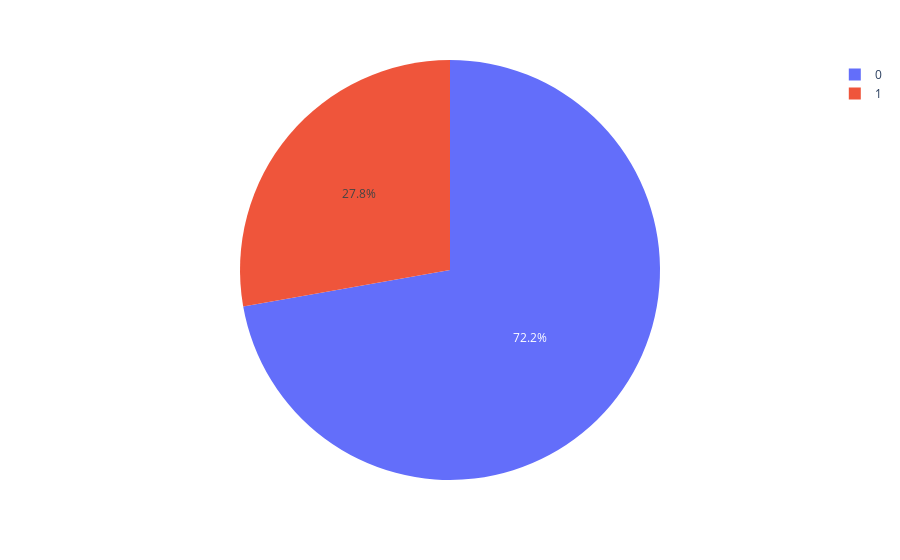

Notebook code for this chart:
### Code cell
px.pie(df,'ChronicDiseases')

### Figure 1 — Plotly figure (JSON) as saved in the notebook; plotly's stock layout.template omitted (floating-point values rounded to 4 significant figures; data arrays with more than 128 entries replaced by an {"elided": "..."} marker saying what was removed)
{"data": [{"domain": {"x": [0, 1], "y": [0, 1]}, "hovertemplate": "ChronicDiseases=%{label}<extra></extra>", "labels": {"elided": "1987 int values"}, "legendgroup": "", "name": "", "showlegend": true, "type": "pie"}], "layout": {"autosize": true, "legend": {"tracegroupgap": 0}, "margin": {"t": 60}}}
